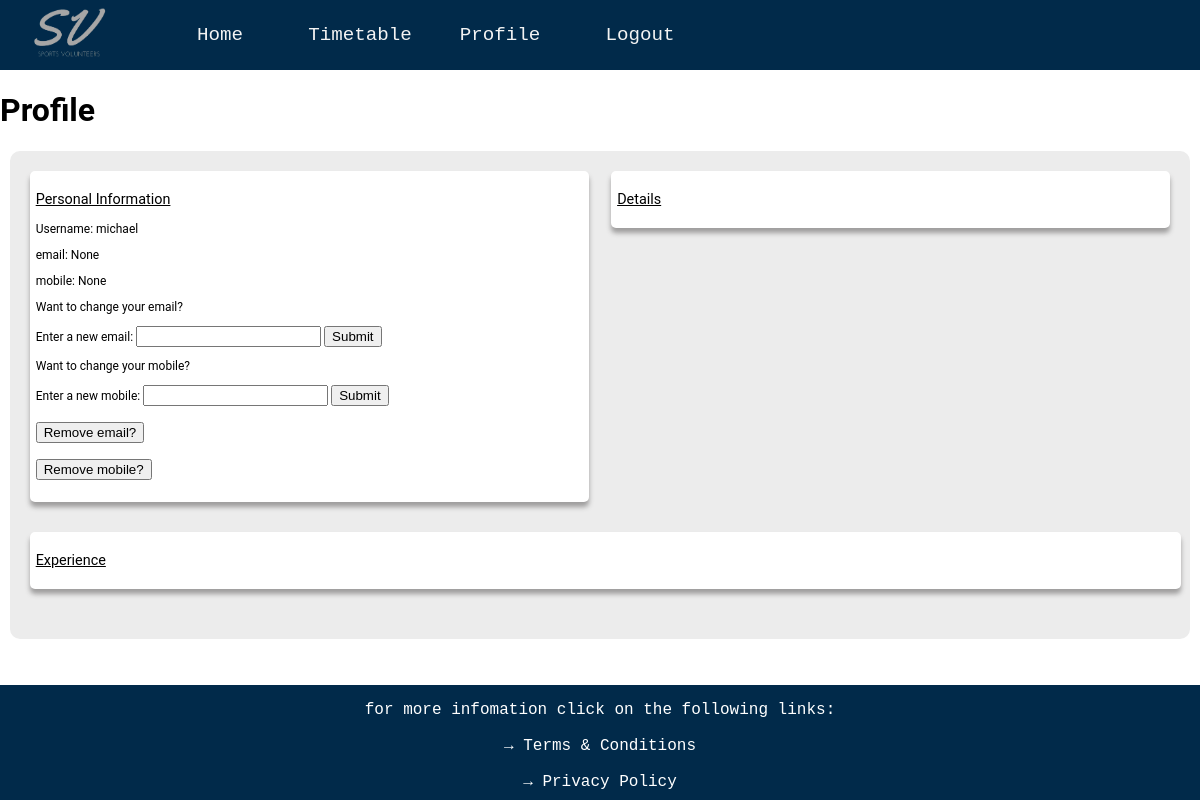
Screenshot of /profile (signed in) with the database file from the repository.
### website/databases.py (models this page shows, shortened)
class User(UserMixin, db.Model):
    __tablename__ = 'users'
    user_id = db.Column(db.Integer, primary_key=True, autoincrement=True)
    username = db.Column(db.String(16), index=True, unique=True)
    password_hash = db.Column(db.String(64))
    email = db.Column(db.String(30))
    mobile = db.Column(db.String(15))
    preferred_name = db.Column(db.String(15))
    qualifications = db.Column(db.String(64))
    events = db.Column(db.String(100))
    admin = db.Column(db.Boolean)

### website/routes.py (the view)
@app.route('/profile', methods=['GET', 'POST'])
def profile():
    email_form = emailChangeForm()
    mobile_form = mobileChangeForm()
    remove_email = removeEmail()
    remove_mobile = removeMobile()
    if mobile_form.validate_on_submit() and mobile_form.validate():
        new_mobile = mobile_form.new_mobile.data
        for user in db.session.query(User).filter_by(user_id=current_user.get_id()):
            user.mobile = new_mobile
        db.session.commit()
        return redirect(url_for('profile'))
    if email_form.validate_on_submit() and email_form.validate():
        new_email = email_form.new_email.data
        for user in db.session.query(User).filter_by(user_id=current_user.get_id()):
            user.email = new_email
        db.session.commit()
        return redirect(url_for('profile'))
    if remove_mobile.submit4.data and remove_mobile.validate():
        for user in db.session.query(User).filter_by(user_id=current_user.get_id()):
            user.no_mobile()
        db.session.commit()
        return redirect(url_for('profile'))
    if remove_email.submit3.data and remove_email.validate():
        for user in db.session.query(User).filter_by(user_id=current_user.get_id()):
            user.no_email()
        db.session.commit()
        return redirect(url_for('profile'))
    return render_template('profile.html', email_form = email_form, mobile_form = mobile_form,
                           remove_mobile = remove_mobile, remove_email = remove_email)

### website/forms.py
class emailChangeForm(FlaskForm):
    new_email = StringField('Enter a new email:', validators=[Regexp(regex="[^@]+@[^@]+.[^@]+", message = 'has to be a valid email'), input_required()])
    submit1 = SubmitField('Submit')

class mobileChangeForm(FlaskForm):
    new_mobile = StringField('Enter a new mobile:', validators=[Regexp(regex='^[+-]?[0-9]+$', message = 'only integers allowed'), input_required(), Length(11, 11)])
    submit2 = SubmitField('Submit')

### website/routes.py (called while the page is built)
@lm.user_loader
def load_user(user_id):
    return User.query.get(int(user_id))

### website/templates/profile.html (shortened to what this page needs)
{% extends "layout.html" %}
{% block page_content %}
<h1>Profile</h1>
<div style="background-color: #ececec; border-radius: 10px; padding: 20px; margin: 10px; position: static;">
    <div class="profile-details-box profile-box">
        <p class = "profile-box-title">Details</p>
    </div>
    <div class="profile-personal-box profile-box">
        <p class = "profile-box-title">Personal Information</p>
        <p class = "profile-box-text">Username: {{ current_user.username }}</p>
        <p class = "profile-box-text">email: {{ current_user.email }}</p>
        <p class = "profile-box-text">mobile: {{ current_user.mobile }}</p>
        <div>
            <form action="" method="POST">
                <div>
                    <p class = "profile-box-text">
                        Want to change your email?
                    </p>
                    <p class = "profile-box-text">
                        {{ email_form.new_email.label }} {{ email_form.new_email() }} {{ email_form.submit1() }}
                    </p>
                </div>
            </form>
        </div>
        <div>
            <form action="" method="POST">
                <div>
                    <p class = "profile-box-text">
                        Want to change your mobile?
                    </p>
                    <p class = "profile-box-text">
                        {{ mobile_form.new_mobile.label }} {{ mobile_form.new_mobile() }} {{ mobile_form.submit2() }}
                    </p>
                </div>
            </form>
        </div>
        <div>
            <form action="" method="POST">
                <div>
                    <p>
                        {{ remove_email.submit3() }}
                    </p>
                </div>
            </form>
        </div>
        <div>
            <form action="" method="POST">
                <div>
                    <p>
                        {{ remove_mobile.submit4() }}
                    </p>
                </div>
            </form>
        </div>
    </div>
    <div class="profile-experience-box profile-box">
        <p class = "profile-box-title">Experience</p>
    </div>
</div>
{% endblock %}

### website/static/styles.css (style rules this page uses)
.profile-personal-box { width: 48%; float: left; }
.profile-details-box { width: 48%; float: right; }
.profile-experience-box { width: 100%; clear: both; }
.profile-box { background-color:#ffffff; box-shadow:0 5px 5px #9e9d9d; border-radius: 5px; padding: 0.5%; margin-bottom: 30px; }
.profile-box-title { text-decoration: underline; font-size: 1.2vw; }
.profile-box-text { font-size: 1vw; }

### rows the page displays
User: username "michael", email "None", mobile "None"

### other values shown
{{ email_form.new_email.label }} "Enter a new email:"
{{ mobile_form.new_mobile.label }} "Enter a new mobile:"
